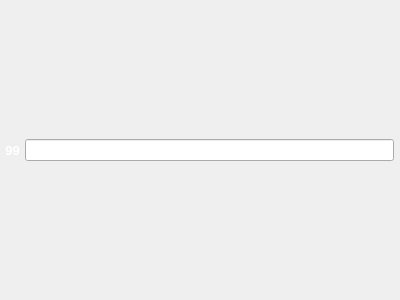
<?xml version="1.0" encoding="UTF-8"?>
<ui version="4.0">
 <class>FilterTableRow</class>
 <widget class="QWidget" name="FilterTableRow">
  <property name="geometry">
   <rect>
    <x>0</x>
    <y>0</y>
    <width>400</width>
    <height>300</height>
   </rect>
  </property>
  <property name="sizePolicy">
   <sizepolicy hsizetype="Maximum" vsizetype="Preferred">
    <horstretch>0</horstretch>
    <verstretch>0</verstretch>
   </sizepolicy>
  </property>
  <property name="minimumSize">
   <size>
    <width>0</width>
    <height>150</height>
   </size>
  </property>
  <property name="windowTitle">
   <string notr="true">Form</string>
  </property>
  <layout class="QHBoxLayout" name="horizontalLayout" stretch="0,0,0">
   <property name="spacing">
    <number>0</number>
   </property>
   <property name="leftMargin">
    <number>0</number>
   </property>
   <property name="topMargin">
    <number>1</number>
   </property>
   <property name="rightMargin">
    <number>6</number>
   </property>
   <property name="bottomMargin">
    <number>0</number>
   </property>
   <item>
    <widget class="QLabel" name="labelNumber">
     <property name="minimumSize">
      <size>
       <width>25</width>
       <height>0</height>
      </size>
     </property>
     <property name="palette">
      <palette>
       <active>
        <colorrole role="WindowText">
         <brush brushstyle="SolidPattern">
          <color alpha="255">
           <red>255</red>
           <green>255</green>
           <blue>255</blue>
          </color>
         </brush>
        </colorrole>
       </active>
       <inactive>
        <colorrole role="WindowText">
         <brush brushstyle="SolidPattern">
          <color alpha="255">
           <red>255</red>
           <green>255</green>
           <blue>255</blue>
          </color>
         </brush>
        </colorrole>
       </inactive>
       <disabled>
        <colorrole role="WindowText">
         <brush brushstyle="SolidPattern">
          <color alpha="255">
           <red>120</red>
           <green>120</green>
           <blue>120</blue>
          </color>
         </brush>
        </colorrole>
       </disabled>
      </palette>
     </property>
     <property name="font">
      <font>
       <pointsize>10</pointsize>
       <weight>75</weight>
       <bold>true</bold>
      </font>
     </property>
     <property name="cursor">
      <cursorShape>OpenHandCursor</cursorShape>
     </property>
     <property name="text">
      <string notr="true">99</string>
     </property>
     <property name="alignment">
      <set>Qt::AlignCenter</set>
     </property>
    </widget>
   </item>
   <item>
    <widget class="CompactToolBar" name="toolBar" native="true">
     <property name="sizePolicy">
      <sizepolicy hsizetype="Preferred" vsizetype="Preferred">
       <horstretch>0</horstretch>
       <verstretch>0</verstretch>
      </sizepolicy>
     </property>
    </widget>
   </item>
   <item>
    <widget class="QStackedWidget" name="stackedWidget">
     <property name="sizePolicy">
      <sizepolicy hsizetype="Expanding" vsizetype="Preferred">
       <horstretch>0</horstretch>
       <verstretch>0</verstretch>
      </sizepolicy>
     </property>
     <property name="currentIndex">
      <number>0</number>
     </property>
     <widget class="QWidget" name="page">
      <layout class="QGridLayout" name="gridLayout">
       <property name="leftMargin">
        <number>0</number>
       </property>
       <property name="topMargin">
        <number>0</number>
       </property>
       <property name="rightMargin">
        <number>0</number>
       </property>
       <property name="bottomMargin">
        <number>0</number>
       </property>
       <item row="0" column="2">
        <widget class="EscapableLineEdit" name="lineEdit"/>
       </item>
      </layout>
     </widget>
    </widget>
   </item>
  </layout>
  <action name="actionAdd">
   <property name="checkable">
    <bool>true</bool>
   </property>
   <property name="icon">
    <iconset resource="Editor.qrc">
     <normaloff>:/icons/list-add-green.ico</normaloff>:/icons/list-add-green.ico</iconset>
   </property>
   <property name="text">
    <string>Add</string>
   </property>
  </action>
  <action name="actionRemove">
   <property name="icon">
    <iconset resource="Editor.qrc">
     <normaloff>:/icons/list-remove-red.ico</normaloff>:/icons/list-remove-red.ico</iconset>
   </property>
   <property name="text">
    <string>Remove</string>
   </property>
  </action>
  <action name="actionCloneAbove">
   <property name="icon">
    <iconset resource="Editor.qrc">
     <normaloff>:/icons/edit-copy.ico</normaloff>:/icons/edit-copy.ico</iconset>
   </property>
   <property name="text">
    <string>Clone above</string>
   </property>
   <property name="toolTip">
    <string>Clone this module above</string>
   </property>
  </action>
  <action name="actionCloneBelow">
   <property name="icon">
    <iconset resource="Editor.qrc">
     <normaloff>:/icons/edit-copy.ico</normaloff>:/icons/edit-copy.ico</iconset>
   </property>
   <property name="text">
    <string>Clone below</string>
   </property>
   <property name="toolTip">
    <string>Clone this module below</string>
   </property>
  </action>
  <action name="actionEditText">
   <property name="checkable">
    <bool>true</bool>
   </property>
   <property name="icon">
    <iconset resource="Editor.qrc">
     <normaloff>:/icons/accessories-text-editor.ico</normaloff>:/icons/accessories-text-editor.ico</iconset>
   </property>
   <property name="text">
    <string>Edit text</string>
   </property>
  </action>
 </widget>
 <customwidgets>
  <customwidget>
   <class>CompactToolBar</class>
   <extends>QWidget</extends>
   <header>Editor/widgets/CompactToolBar.h</header>
   <container>1</container>
  </customwidget>
  <customwidget>
   <class>EscapableLineEdit</class>
   <extends>QLineEdit</extends>
   <header>Editor/widgets/EscapableLineEdit.h</header>
   <slots>
    <signal>editingCanceled()</signal>
   </slots>
  </customwidget>
 </customwidgets>
 <resources>
  <include location="Editor.qrc"/>
 </resources>
 <connections/>
</ui>
